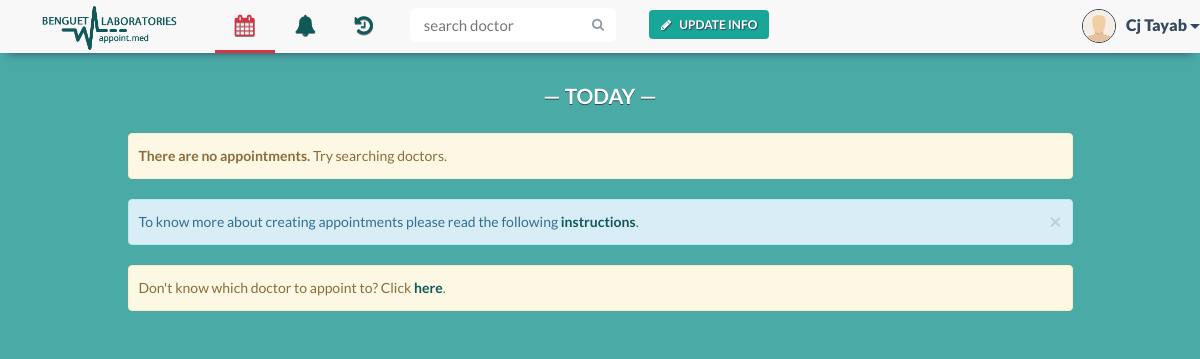
/appointment.php (signed in), run on an earlier commit of the app's database.
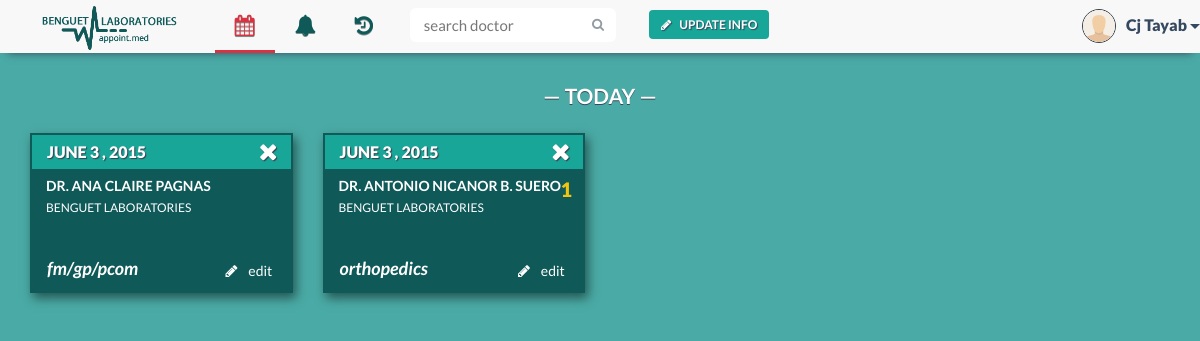
And on a later commit of the database.
### tables this page shows
CREATE TABLE IF NOT EXISTS `appointment` (
  `appointment_id` int(30) NOT NULL AUTO_INCREMENT,
  `remarks` text NOT NULL,
  `doctor_id` varchar(30) NOT NULL,
  `patient_id` varchar(30) NOT NULL,
  `appoint_date` date NOT NULL,
  `appointment_status` enum('Cancelled','Completed','Referred','Inqueue') NOT NULL,
  `clinic_id` int(30) NOT NULL,
  PRIMARY KEY (`appointment_id`),
  KEY `doctor_id_2` (`doctor_id`),
  KEY `patient_id` (`patient_id`),
  KEY `clinic_id` (`clinic_id`)
);

CREATE TABLE IF NOT EXISTS `doctor` (
  `doctor_id` varchar(30) NOT NULL,
  `doctor_name` varchar(30) NOT NULL,
  `specialization` text NOT NULL,
  `doctor_status` enum('In','Out','Break') NOT NULL,
  `email` varchar(30) NOT NULL,
  `username` varchar(30) NOT NULL,
  PRIMARY KEY (`doctor_id`),
  KEY `username` (`username`)
);

CREATE TABLE IF NOT EXISTS `clinic` (
  `clinic_id` int(30) NOT NULL AUTO_INCREMENT,
  `clinic_location` varchar(200) NOT NULL,
  `clinic_name` varchar(50) NOT NULL,
  `clinic_contact` text NOT NULL,
  `doctor_id` varchar(30) NOT NULL,
  `cut_off_no` int(30) NOT NULL,
  PRIMARY KEY (`clinic_id`),
  KEY `doctor_id` (`doctor_id`)
);

CREATE TABLE IF NOT EXISTS `queue_notif` (
  `queue_id` int(100) NOT NULL,
  `clinic_id` int(30) NOT NULL,
  `appointment_id` int(30) NOT NULL,
  `appoint_date` date NOT NULL,
  KEY `appointment_id` (`appointment_id`),
  KEY `clinic_id` (`clinic_id`),
  KEY `queue_id` (`queue_id`)
);

### include/appointment-panel.php (the view)
<?php
if (mysqli_num_rows($p_result) >= 1) {
    while ($d_row = mysqli_fetch_array($p_result)) {
        $app_id = $d_row['appointment_id'];
        $doctor = $d_row['doctor_id'];
        $date = $d_row['appoint_date'];
        $date = date("F j , Y", strtotime($date));
        $c_id = $d_row['clinic_id'];
        $d_result = mysqli_query($con, "SELECT * FROM doctor NATURAL JOIN clinic NATURAL JOIN clinic_schedule WHERE doctor_id LIKE '$doctor' AND clinic_id LIKE '$c_id'");
        $doc = mysqli_fetch_array($d_result);
        $clinic_name = $doc['clinic_name'];
        $days = $doc['days'];
        $queue = mysqli_query($con, "SELECT * FROM queue_notif WHERE appointment_id LIKE '$app_id' ");
        $queue_row = mysqli_fetch_array($queue);
        $queue_id = $queue_row['queue_id'];
        $queue_date = $queue_row['appoint_date'];
        echo '<div class="col-xs-12 col-md-6 col-lg-3" id="' . $d_row['appointment_id'] . '">';
        echo "<div class='panel panel-default' id='asd'><div class='panel-heading appointment-date' >";
        echo $date;
        echo "<a href=\"close.php?id=$d_row[appointment_id]&doc=$doctor&pat=$patient_id&cid=$c_id&qid=$queue_id&qd=$queue_date\" onclick='return confirm(\"Do you want to cancel this appointment?\")' title=\"Cancel\"><i class=\"fa fa-remove fa-lg delete-btn\"></i></a></div>
    <div class=\"panel-body\">";
        echo '<p class="appointment-header">Dr. ' . $doc['doctor_name'] . '</p>';
        echo '<p>' . $clinic_name . '</p>';
        echo '<p class="pt-queue-number"><span>'.$queue_id.'</span></p>';
        echo "</div><div class='appmnt-pnl-btns'>
    <a class='btn btn-block appo tooltip-top' data-toggle='modal' data-target='.bs-example-modal-sm' data-id='" . $app_id . "' data-doctor-id='" . $doctor . "' data-clinic-id='" . $c_id . "' data-days='".$days."' data-tooltip='edit this appointment'><span><i class='fa fa-pencil'></i></span> Edit</a>";
        echo '<p class="appointment-specs">' . $doc['specialization'] . '</p></div></div>';
        echo '</div>';
    }
} else {
    echo '<div class="col-xs-12 col-md-10 col-md-offset-1">
        <div class="alert alert-warning" role="alert">
        <strong>There are no appointments.</strong> Try searching doctors.</div>
        </div>';
    echo '<div class="col-xs-12 col-md-10 col-md-offset-1">
        <div class="alert alert-info alert-dismissible" role="alert">
    <button type="button" class="close" data-dismiss="alert" aria-label="Close">
    <span aria-hidden="true">&times;</span></button>
    To know more about creating appointments please read the following
    <strong> <a href="help.php" class="alert-link">instructions</a></strong>.
    </div>
    </div>';
    echo '<div class="col-xs-12 col-md-10 col-md-offset-1">
    <div class="alert alert-warning" role="alert">
        Don\'t know which doctor to appoint to? Click <b><a href="doctor.php?id=6aa29f6">here</a></b>.
    </div>
    </div>';
}
?>

What changed in the data, as far as the page shows it:
added appointment: appoint_date "JUNE 3 , 2015", doctor.doctor_name "ANA CLAIRE PAGNAS", clinic.clinic_name "BENGUET LABORATORIES", doctor.specialization "fm/gp/pcom"
added appointment: appoint_date "JUNE 3 , 2015", doctor.doctor_name "ANTONIO NICANOR B. SUERO", clinic.clinic_name "BENGUET LABORATORIES", queue_notif.queue_id "1", doctor.specialization "orthopedics"
Also different on the page:
text no longer shown: "There are no appointments. Try searching doctors. × To know more about creating appointments please read the following instructions . Don ' t know which doctor to appoint to? Click here ."
